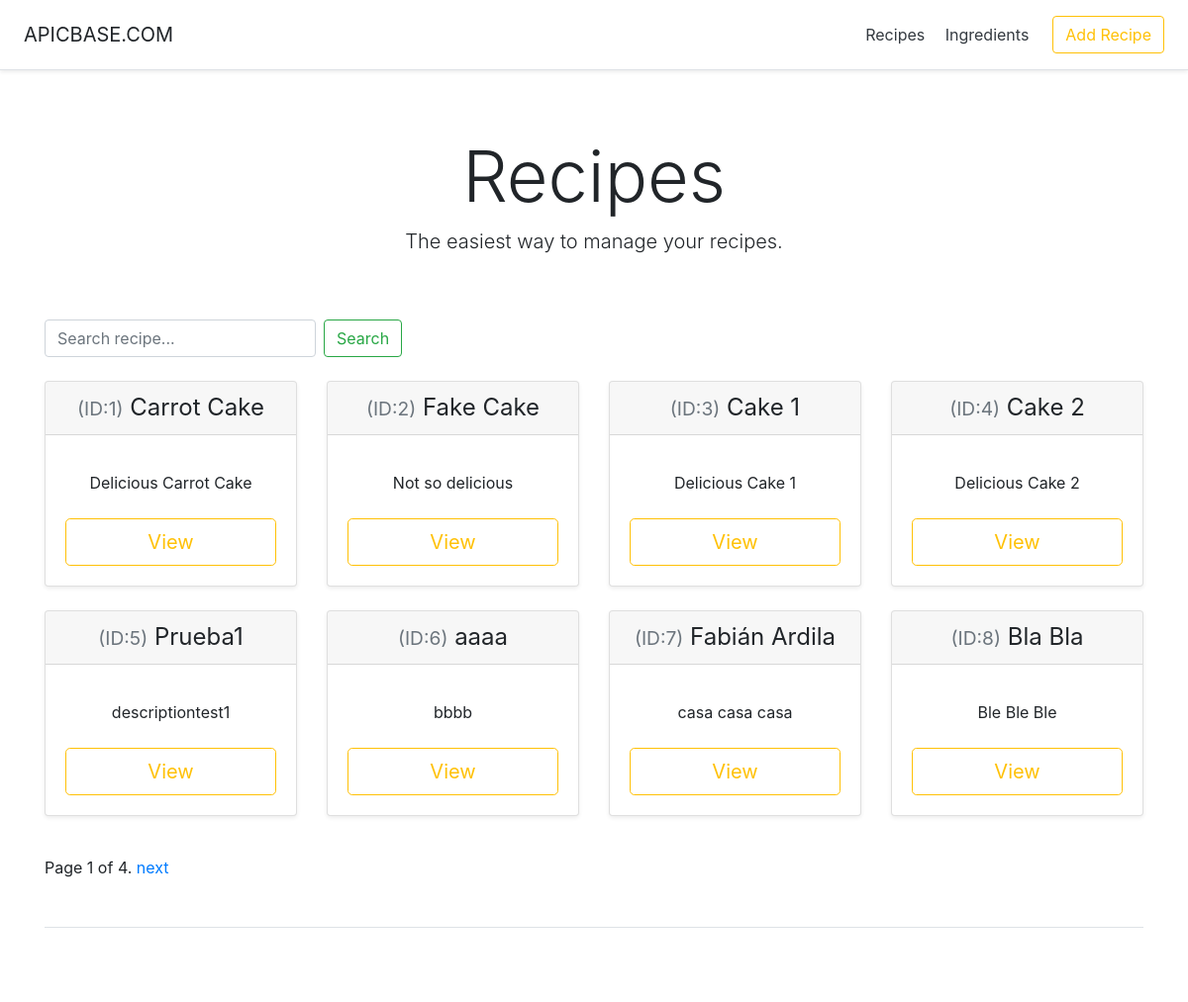
The app's page /recipeManager/ with its own data.
### recipeManager/models.py (models this page shows, shortened)
class Recipe(models.Model):
    id = models.AutoField(primary_key=True)
    name = models.CharField(max_length=200)
    description = models.CharField(max_length=200)
    ingredients = models.ManyToManyField(Ingredient, through='Recipe_Ingredients')

### recipeManager/views.py (the view)
# urls.py: path('', views.IndexView.as_view(), name='index'),
class IndexView(generic.ListView):
    template_name = 'recipeManager/index.html'
    context_object_name = 'recipes_list'
    paginate_by = 8
    def get_queryset(self):
        recipes = Recipe.objects.all()
        if 'search' in self.request.GET:
            return doSearch(self.request.GET['search'], "Recipe")
        else:
            return recipes

### recipeManager/templates/recipeManager/index.html (shortened to what this page needs)
<!DOCTYPE html>
<html lang="en">
   <head>
      {% load static %}
      <link href="{%static 'recipeManager/pricing.css'%}" rel="stylesheet">
      {% load static %}
      <link href="{%static 'recipeManager/bootstrap.min.css'%}" rel="stylesheet">
   </head>
   <body>
      <div class="d-flex flex-column flex-md-row align-items-center p-3 px-md-4 mb-3 bg-white border-bottom shadow-sm">
         <h5 class="my-0 mr-md-auto font-weight-normal">APICBASE.COM</h5>
         <nav class="my-2 my-md-0 mr-md-3">
            <a class="p-2 text-dark" href="{% url 'recipeManager:index' %}">Recipes</a>
            <a class="p-2 text-dark" href="{% url 'recipeManager:ingredients' %}">Ingredients</a>
         </nav>
         <a class="btn btn-outline-warning" href="{% url 'recipeManager:addRecipe' %}">Add Recipe</a>
      </div>
      <div class="pricing-header px-3 py-3 pt-md-5 pb-md-4 mx-auto text-center">
         <h1 class="display-3">Recipes</h1>
         <p class="lead">The easiest way to manage your recipes.</p>
      </div>
      <div class="container">
        <form class="form-inline my-lg-4" method="get">
           <input name="search" class="form-control mr-sm-2" type="search" placeholder="Search recipe..." aria-label="Search">
           <button class="btn btn-outline-success my-2 my-sm-0" type="submit">Search</button>
        </form>
         <div class="card-deck mb-3 text-center">
            {% if recipes_list %}
            {% for recipe in recipes_list %}
            <div class="card mb-4 shadow-sm">
               <div class="card-header">
                  <h4 class="my-0 font-weight-normal"><small class="text-muted">(ID:{{ recipe.id }})</small> {{ recipe.name }}</h4>
               </div>
               <div class="card-body">
                  <ul class="list-unstyled mt-3 mb-4">
                     <li>{{ recipe.description }}</li>
                  </ul>
                  <a href="{% url 'recipeManager:recipeDetail' recipe.id %}" style="text-decoration:none;"><button type="button" class="btn btn-lg btn-block btn-outline-warning">View</button></a>
               </div>
            </div>
            {% endfor %}
         </div>
         {% if is_paginated %}
           <div class="pagination">
              <span class="page-links">
              <span class="page-current">
              Page {{ page_obj.number }} of {{ page_obj.paginator.num_pages }}.
              </span>
              {% if page_obj.has_next %}
              <a href="?page={{ page_obj.next_page_number }}">next</a>
              {% endif %}
              </span>
           </div>
         {% endif %}
         {% else %}
          <p><strong>No recipes available.</strong></p>
         {% endif %}
         <footer class="pt-4 my-md-5 pt-md-5 border-top"></footer>
      </div>
   </body>
</html>

### recipeManager/static/recipeManager/pricing.css (style rules this page uses)
html { font-size: 14px; }
@media (min-width: 768px) { html { font-size: 16px; } }
.container { max-width: 960px; }
.pricing-header { max-width: 700px; }
.card-deck .card { min-width: 220px; }

### records on screen
Recipe: id "1", name "Carrot Cake", description "Delicious Carrot Cake"
Recipe: id "2", name "Fake Cake", description "Not so delicious"
Recipe: id "3", name "Cake 1", description "Delicious Cake 1"
Recipe: id "4", name "Cake 2", description "Delicious Cake 2"
Recipe: id "5", name "Prueba1", description "descriptiontest1"
Recipe: id "6", name "aaaa", description "bbbb"
Recipe: id "7", name "Fabián Ardila", description "casa casa casa"
Recipe: id "8", name "Bla Bla", description "Ble Ble Ble"

### other values on screen
{{ page_obj.number }} "1"
{{ page_obj.paginator.num_pages }} "4"
